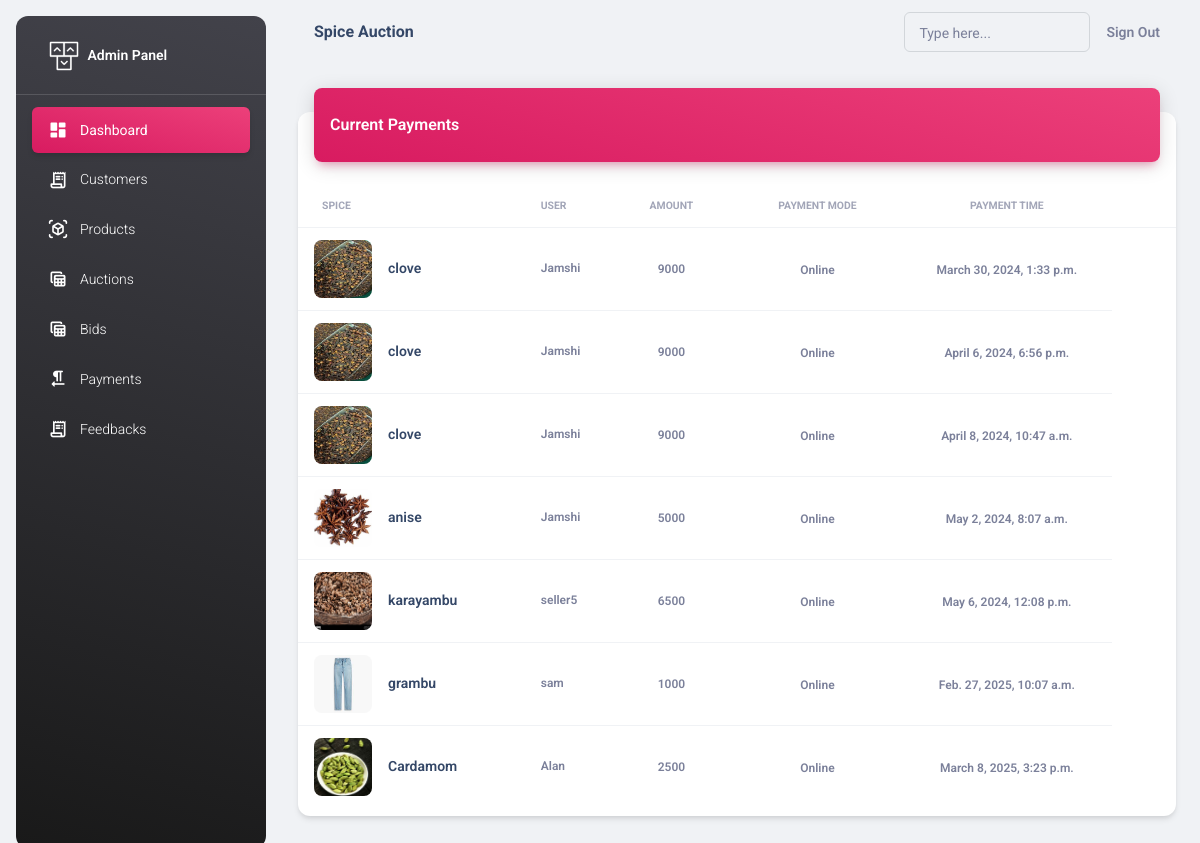
The app's page /adminapi/payments/ (signed in) with its own data.
### adminapi/models.py (models this page shows, shortened)
class Payment(models.Model):
    bid = models.ForeignKey(Bid, on_delete=models.CASCADE)
    user = models.ForeignKey(Seller, on_delete=models.CASCADE)
    payment_mode=models.CharField(max_length=50,default='Online')
    timestamp = models.DateTimeField(auto_now_add=True)

class Bid(models.Model):
    auction = models.ForeignKey(Auction, on_delete=models.CASCADE)
    bidder = models.ForeignKey(Seller, on_delete=models.CASCADE)
    amount = models.PositiveIntegerField()
    timestamp = models.DateTimeField(auto_now_add=True)
    is_selected=models.BooleanField(default=False)

class Auction(models.Model):
    spice = models.ForeignKey(Spice, on_delete=models.CASCADE)
    auctioneer = models.ForeignKey(Seller, on_delete=models.CASCADE)
    starting_bid = models.DecimalField(max_digits=10, decimal_places=2)
    expected_bid = models.DecimalField(max_digits=10, decimal_places=2, default=0)
    number_of_lots = models.IntegerField(default=1)
    end_time = models.DateTimeField()
    created_at = models.DateTimeField(auto_now_add=True)
    choices= [
        ('Available', 'Available'),
        ('Sold', 'Sold'),
        ('Expired', 'Expired'),
    ]
    status=models.CharField(max_length=50, choices=choices, default='Available')

class Spice(models.Model):
    seller = models.ForeignKey(Seller, on_delete=models.CASCADE)
    name = models.CharField(max_length=100)
    description = models.CharField(max_length=100)
    stock_quantity = models.PositiveIntegerField(default=0)
    image = models.ImageField(upload_to="images", null=True)
    created_at = models.DateTimeField(auto_now_add=True)
    choices= [
        ('Available', 'Available'),
        ('Not Available', 'Not Available'),
    ]
    status=models.CharField(max_length=50, choices=choices, default='Available')

class CustomUser(AbstractUser):
    user_type_choices = [
        ('Admin', 'Admin'),
        ('Seller', 'Seller'),
        ('Farmer','Farmer'),
        ('Foreign_buyer','Foreign_buyer')
    ]
    user_type = models.CharField(max_length=50, choices=user_type_choices, default='Admin')

class Seller(CustomUser):
    name = models.CharField(max_length=100)
    phone = models.CharField(max_length=100)
    email_address = models.EmailField()
    address = models.CharField(max_length=100)
    id_proof = models.FileField(null=True, upload_to="images")
    profile = models.ImageField(upload_to="images", null=True)
    is_available = models.BooleanField(default=True)

### adminapi/views.py (the view)
# urls.py: path("payments/",views.PaymentsView.as_view(),name="payments"),
@method_decorator(decs,name="dispatch")
class PaymentsView(ListView):
    template_name="payments.html"
    model=Payment
    context_object_name="payments"

### adminapi/views.py (called while the page is built)
def signin_required(fn):
    def wrapper(request,*args,**kwargs):
        if not request.user.is_authenticated:
            messages.error(request,"invalid session!..please login")
            return redirect("adminsignin")
        else:
            return fn(request,*args,**kwargs)
    return wrapper

def is_admin(fn):
    def wrapper(request,*args,**kwargs):
        if not request.user.is_superuser:
            messages.error(request,"Permission denied for current user !")
            return redirect("adminsignin")
        else:
            return fn(request,*args,**kwargs)
    return wrapper

### adminapi/templates/payments.html
{%extends 'base.html'%}
{%load static%}
{%block body_block%}
<div class="container-fluid py-4">
    <div class="row">
      <div class="col-12">
        <div class="card my-4">
          <div class="card-header p-0 position-relative mt-n4 mx-3 z-index-2">
            <div class="bg-gradient-primary shadow-primary border-radius-lg pt-4 pb-3">
              <h6 class="text-white text-capitalize ps-3">Current Payments</h6>
            </div>
          </div>
          <div class="card-body px-0 pb-2">
            <div class="table-responsive p-0">
              <table class="table align-items-center mb-0">
                <thead>
                  <tr>
                    <th class="text-uppercase text-secondary text-xxs font-weight-bolder opacity-7">Spice</th>
                    <th class="text-uppercase text-secondary text-xxs font-weight-bolder opacity-7 ps-2">user</th>
                    <th class="text-center text-uppercase text-secondary text-xxs font-weight-bolder opacity-7">Amount</th>
                    <th class="text-center text-uppercase text-secondary text-xxs font-weight-bolder opacity-7">Payment mode</th>
                    <th class="text-center text-uppercase text-secondary text-xxs font-weight-bolder opacity-7">Payment time</th>
                    <th class="text-secondary opacity-7"></th>
                  </tr>
                </thead>
                <tbody>
                    {%for p in payments%}
                        <tr>
                            <td>
                            <div class="d-flex px-2 py-1">
                                <div>
                                <img src="{{p.bid.auction.spice.image.url}}" class="avatar avatar-lg me-3 border-radius-lg">
                                </div>
                                <div class="d-flex flex-column justify-content-center">
                                <h6 class="mb-0 text-sm">{{p.bid.auction.spice.name}}</h6>
                                </div>
                            </div>
                            </td>
                            <td>
                            <p class="text-xs font-weight-bold mb-0">{{p.user.name}}</p>
                            </td>
                            <td class="align-middle text-center text-sm">
                            <span class="text-secondary text-xs font-weight-bold">{{p.bid.amount}}</span>
                            </td>
                            <td class="align-middle text-center">
                            <span class="text-secondary text-xs font-weight-bold">{{p.payment_mode}}</span>
                            </td>
                            <td class="align-middle text-center">
                              <span class="text-secondary text-xs font-weight-bold">{{p.timestamp}}</span>
                              </td>
                        </tr>
                    {%endfor%}
                </tbody>
              </table>
            </div>
          </div>
        </div>
      </div>
    </div>
  </div>
{%endblock%}

### records on screen
Payment: bid.auction.spice.image (picture), bid.auction.spice.name "clove", user.name "Jamshi", bid.amount "9000", payment_mode "Online", timestamp "March 30, 2024, 1:33 p.m."
Payment: bid.auction.spice.image (picture), bid.auction.spice.name "clove", user.name "Jamshi", bid.amount "9000", payment_mode "Online", timestamp "April 6, 2024, 6:56 p.m."
Payment: bid.auction.spice.image (picture), bid.auction.spice.name "clove", user.name "Jamshi", bid.amount "9000", payment_mode "Online", timestamp "April 8, 2024, 10:47 a.m."
Payment: bid.auction.spice.image (picture), bid.auction.spice.name "anise", user.name "Jamshi", bid.amount "5000", payment_mode "Online", timestamp "May 2, 2024, 8:07 a.m."
Payment: bid.auction.spice.image (picture), bid.auction.spice.name "karayambu", user.name "seller5", bid.amount "6500", payment_mode "Online", timestamp "May 6, 2024, 12:08 p.m."
Payment: bid.auction.spice.image (picture), bid.auction.spice.name "grambu", user.name "sam", bid.amount "1000", payment_mode "Online", timestamp "Feb. 27, 2025, 10:07 a.m."
Payment: bid.auction.spice.image (picture), bid.auction.spice.name "Cardamom", user.name "Alan", bid.amount "2500", payment_mode "Online", timestamp "March 8, 2025, 3:23 p.m."
